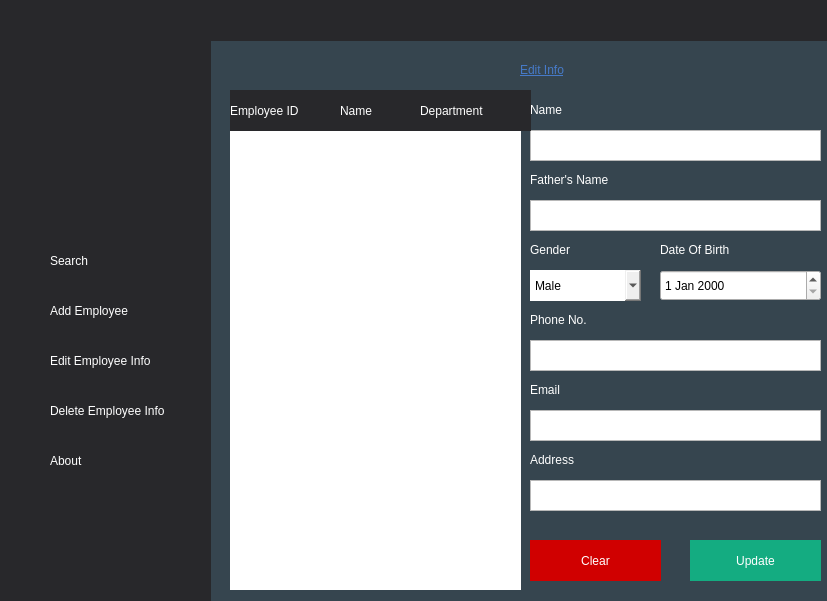
<?xml version="1.0" encoding="UTF-8"?>
<ui version="4.0">
 <class>updateEmp</class>
 <widget class="QDialog" name="updateEmp">
  <property name="geometry">
   <rect>
    <x>0</x>
    <y>0</y>
    <width>827</width>
    <height>601</height>
   </rect>
  </property>
  <property name="windowTitle">
   <string>Dialog</string>
  </property>
  <widget class="QLabel" name="label">
   <property name="geometry">
    <rect>
     <x>-20</x>
     <y>-10</y>
     <width>1051</width>
     <height>611</height>
    </rect>
   </property>
   <property name="styleSheet">
    <string notr="true">background-color: rgb(54, 69, 79);</string>
   </property>
   <property name="text">
    <string/>
   </property>
   <property name="scaledContents">
    <bool>true</bool>
   </property>
  </widget>
  <widget class="QPushButton" name="pushButton">
   <property name="geometry">
    <rect>
     <x>0</x>
     <y>240</y>
     <width>211</width>
     <height>41</height>
    </rect>
   </property>
   <property name="styleSheet">
    <string notr="true">QPushButton {
color:white;
            background-color: rgb(40, 40, 43);
            text-align:left;
           padding-left:50px;
border:none;
        }
        QPushButton:hover {
            color: white;
background-color:rgb(54, 69, 79);
font: 700 9pt &quot;Segoe UI&quot;;
        }</string>
   </property>
   <property name="text">
    <string>Search</string>
   </property>
  </widget>
  <widget class="QLabel" name="label_2">
   <property name="geometry">
    <rect>
     <x>0</x>
     <y>0</y>
     <width>211</width>
     <height>611</height>
    </rect>
   </property>
   <property name="styleSheet">
    <string notr="true">background-color:rgb(40, 40, 43);</string>
   </property>
   <property name="text">
    <string/>
   </property>
  </widget>
  <widget class="QLabel" name="label_3">
   <property name="geometry">
    <rect>
     <x>190</x>
     <y>0</y>
     <width>671</width>
     <height>41</height>
    </rect>
   </property>
   <property name="styleSheet">
    <string notr="true">background-color:rgb(40, 40, 43);</string>
   </property>
   <property name="text">
    <string/>
   </property>
  </widget>
  <widget class="QPushButton" name="pushButton_2">
   <property name="geometry">
    <rect>
     <x>0</x>
     <y>290</y>
     <width>211</width>
     <height>41</height>
    </rect>
   </property>
   <property name="styleSheet">
    <string notr="true">QPushButton {
color:white;
            background-color: rgb(40, 40, 43);
            text-align:left;
           padding-left:50px;
border:none;
        }
        QPushButton:hover {
            color: white;
background-color:rgb(54, 69, 79);
font: 700 9pt &quot;Segoe UI&quot;;
        }</string>
   </property>
   <property name="text">
    <string>Add Employee</string>
   </property>
  </widget>
  <widget class="QPushButton" name="pushButton_3">
   <property name="geometry">
    <rect>
     <x>0</x>
     <y>340</y>
     <width>211</width>
     <height>41</height>
    </rect>
   </property>
   <property name="styleSheet">
    <string notr="true">QPushButton {
color:white;
            background-color: rgb(40, 40, 43);
            text-align:left;
           padding-left:50px;
border:none;
        }
        QPushButton:hover {
            color: white;
background-color:rgb(54, 69, 79);
font: 700 9pt &quot;Segoe UI&quot;;
        }</string>
   </property>
   <property name="text">
    <string>Edit Employee Info</string>
   </property>
  </widget>
  <widget class="QPushButton" name="pushButton_4">
   <property name="geometry">
    <rect>
     <x>0</x>
     <y>390</y>
     <width>211</width>
     <height>41</height>
    </rect>
   </property>
   <property name="styleSheet">
    <string notr="true">QPushButton {
color:white;
            background-color: rgb(40, 40, 43);
            text-align:left;
           padding-left:50px;
border:none;
        }
        QPushButton:hover {
            color: white;
background-color:rgb(54, 69, 79);
font: 700 9pt &quot;Segoe UI&quot;;
        }</string>
   </property>
   <property name="text">
    <string>Delete Employee Info</string>
   </property>
  </widget>
  <widget class="QPushButton" name="pushButton_5">
   <property name="geometry">
    <rect>
     <x>0</x>
     <y>440</y>
     <width>211</width>
     <height>41</height>
    </rect>
   </property>
   <property name="styleSheet">
    <string notr="true">QPushButton {
color:white;
            background-color: rgb(40, 40, 43);
            text-align:left;
           padding-left:50px;
border:none;
        }
        QPushButton:hover {
            color: white;
background-color:rgb(54, 69, 79);
font: 700 9pt &quot;Segoe UI&quot;;
        }</string>
   </property>
   <property name="text">
    <string>About</string>
   </property>
  </widget>
  <widget class="QLabel" name="label_17">
   <property name="geometry">
    <rect>
     <x>20</x>
     <y>250</y>
     <width>21</width>
     <height>21</height>
    </rect>
   </property>
   <property name="text">
    <string/>
   </property>
   <property name="pixmap">
    <pixmap>../../../icons8_Find_User_Male_50px.png</pixmap>
   </property>
   <property name="scaledContents">
    <bool>true</bool>
   </property>
  </widget>
  <widget class="QLabel" name="label_18">
   <property name="geometry">
    <rect>
     <x>20</x>
     <y>300</y>
     <width>21</width>
     <height>21</height>
    </rect>
   </property>
   <property name="text">
    <string/>
   </property>
   <property name="pixmap">
    <pixmap>../../../icons8_Add_User_Male_50px.png</pixmap>
   </property>
   <property name="scaledContents">
    <bool>true</bool>
   </property>
  </widget>
  <widget class="QLabel" name="label_19">
   <property name="geometry">
    <rect>
     <x>20</x>
     <y>350</y>
     <width>21</width>
     <height>21</height>
    </rect>
   </property>
   <property name="text">
    <string/>
   </property>
   <property name="pixmap">
    <pixmap>../../../icons8_Registration_50px.png</pixmap>
   </property>
   <property name="scaledContents">
    <bool>true</bool>
   </property>
  </widget>
  <widget class="QLabel" name="label_20">
   <property name="geometry">
    <rect>
     <x>20</x>
     <y>400</y>
     <width>21</width>
     <height>21</height>
    </rect>
   </property>
   <property name="text">
    <string/>
   </property>
   <property name="pixmap">
    <pixmap>../../../icons8_Remove_User_Male_50px.png</pixmap>
   </property>
   <property name="scaledContents">
    <bool>true</bool>
   </property>
  </widget>
  <widget class="QLabel" name="label_21">
   <property name="geometry">
    <rect>
     <x>20</x>
     <y>450</y>
     <width>21</width>
     <height>21</height>
    </rect>
   </property>
   <property name="text">
    <string/>
   </property>
   <property name="pixmap">
    <pixmap>../../../icons8_Hand_50px.png</pixmap>
   </property>
   <property name="scaledContents">
    <bool>true</bool>
   </property>
  </widget>
  <widget class="QLabel" name="label_4">
   <property name="geometry">
    <rect>
     <x>230</x>
     <y>109</y>
     <width>291</width>
     <height>481</height>
    </rect>
   </property>
   <property name="styleSheet">
    <string notr="true">background-color: rgb(255, 255, 255);</string>
   </property>
   <property name="text">
    <string/>
   </property>
  </widget>
  <widget class="QLabel" name="label_11">
   <property name="geometry">
    <rect>
     <x>520</x>
     <y>60</y>
     <width>141</width>
     <height>20</height>
    </rect>
   </property>
   <property name="styleSheet">
    <string notr="true">QLabel {
	color: rgb(70, 122, 200);
            text-align:left;
	
	font: 700 italic 9pt &quot;Segoe UI&quot;;
	text-decoration: underline;
border:none;
        }</string>
   </property>
   <property name="text">
    <string>Edit Info</string>
   </property>
  </widget>
  <widget class="QTextEdit" name="textEdit">
   <property name="geometry">
    <rect>
     <x>530</x>
     <y>130</y>
     <width>291</width>
     <height>31</height>
    </rect>
   </property>
  </widget>
  <widget class="QLabel" name="label_5">
   <property name="geometry">
    <rect>
     <x>530</x>
     <y>100</y>
     <width>63</width>
     <height>20</height>
    </rect>
   </property>
   <property name="styleSheet">
    <string notr="true">QLabel {
color:white;
            text-align:left;
	font: 700 9pt &quot;Segoe UI&quot;;
border:none;
        }</string>
   </property>
   <property name="text">
    <string>Name</string>
   </property>
  </widget>
  <widget class="QLabel" name="label_7">
   <property name="geometry">
    <rect>
     <x>530</x>
     <y>170</y>
     <width>111</width>
     <height>20</height>
    </rect>
   </property>
   <property name="styleSheet">
    <string notr="true">QLabel {
color:white;
            text-align:left;
	font: 700 9pt &quot;Segoe UI&quot;;
border:none;
        }</string>
   </property>
   <property name="text">
    <string>Father's Name</string>
   </property>
  </widget>
  <widget class="QTextEdit" name="textEdit_2">
   <property name="geometry">
    <rect>
     <x>530</x>
     <y>200</y>
     <width>291</width>
     <height>31</height>
    </rect>
   </property>
  </widget>
  <widget class="QLabel" name="label_6">
   <property name="geometry">
    <rect>
     <x>530</x>
     <y>240</y>
     <width>63</width>
     <height>20</height>
    </rect>
   </property>
   <property name="styleSheet">
    <string notr="true">QLabel {
color:white;
            text-align:left;
	font: 700 9pt &quot;Segoe UI&quot;;
border:none;
        }</string>
   </property>
   <property name="text">
    <string>Gender</string>
   </property>
  </widget>
  <widget class="QComboBox" name="comboBox_4">
   <property name="geometry">
    <rect>
     <x>530</x>
     <y>270</y>
     <width>111</width>
     <height>31</height>
    </rect>
   </property>
   <property name="styleSheet">
    <string notr="true">QComboBox {
            text-align:left;
border:none;
	font: 9pt &quot;Segoe UI Emoji&quot;;
        }</string>
   </property>
   <item>
    <property name="text">
     <string>Male</string>
    </property>
   </item>
   <item>
    <property name="text">
     <string>Female</string>
    </property>
   </item>
   <item>
    <property name="text">
     <string>Other</string>
    </property>
   </item>
  </widget>
  <widget class="QLabel" name="label_8">
   <property name="geometry">
    <rect>
     <x>660</x>
     <y>240</y>
     <width>101</width>
     <height>20</height>
    </rect>
   </property>
   <property name="styleSheet">
    <string notr="true">QLabel {
color:white;
            text-align:left;
	font: 700 9pt &quot;Segoe UI&quot;;
border:none;
        }</string>
   </property>
   <property name="text">
    <string>Date Of Birth</string>
   </property>
  </widget>
  <widget class="QDateEdit" name="dateEdit_2">
   <property name="geometry">
    <rect>
     <x>660</x>
     <y>270</y>
     <width>161</width>
     <height>31</height>
    </rect>
   </property>
   <property name="styleSheet">
    <string notr="true">QdateEdit {
            text-align:left;
border:none;
	font: 9pt &quot;Segoe UI Emoji&quot;;
        }</string>
   </property>
  </widget>
  <widget class="QLabel" name="label_9">
   <property name="geometry">
    <rect>
     <x>530</x>
     <y>310</y>
     <width>81</width>
     <height>20</height>
    </rect>
   </property>
   <property name="styleSheet">
    <string notr="true">QLabel {
color:white;
            text-align:left;
	font: 700 9pt &quot;Segoe UI&quot;;
border:none;
        }</string>
   </property>
   <property name="text">
    <string>Phone No.</string>
   </property>
  </widget>
  <widget class="QTextEdit" name="textEdit_3">
   <property name="geometry">
    <rect>
     <x>530</x>
     <y>340</y>
     <width>291</width>
     <height>31</height>
    </rect>
   </property>
  </widget>
  <widget class="QLabel" name="label_10">
   <property name="geometry">
    <rect>
     <x>530</x>
     <y>380</y>
     <width>63</width>
     <height>20</height>
    </rect>
   </property>
   <property name="styleSheet">
    <string notr="true">QLabel {
color:white;
            text-align:left;
	font: 700 9pt &quot;Segoe UI&quot;;
border:none;
        }</string>
   </property>
   <property name="text">
    <string>Email</string>
   </property>
  </widget>
  <widget class="QLabel" name="label_12">
   <property name="geometry">
    <rect>
     <x>530</x>
     <y>450</y>
     <width>63</width>
     <height>20</height>
    </rect>
   </property>
   <property name="styleSheet">
    <string notr="true">QLabel {
color:white;
            text-align:left;
	font: 700 9pt &quot;Segoe UI&quot;;
border:none;
        }</string>
   </property>
   <property name="text">
    <string>Address</string>
   </property>
  </widget>
  <widget class="QTextEdit" name="textEdit_4">
   <property name="geometry">
    <rect>
     <x>530</x>
     <y>410</y>
     <width>291</width>
     <height>31</height>
    </rect>
   </property>
  </widget>
  <widget class="QTextEdit" name="textEdit_5">
   <property name="geometry">
    <rect>
     <x>530</x>
     <y>480</y>
     <width>291</width>
     <height>31</height>
    </rect>
   </property>
  </widget>
  <widget class="QPushButton" name="pushButton_6">
   <property name="geometry">
    <rect>
     <x>530</x>
     <y>540</y>
     <width>131</width>
     <height>41</height>
    </rect>
   </property>
   <property name="styleSheet">
    <string notr="true">QPushButton {
color:white;
            
	
	background-color: rgb(208, 0, 0);
            text-align:centre;
	font: 700 9pt &quot;Segoe UI&quot;;
border:none;
        }
        QPushButton:hover {
            color: white;
	
	background-color: rgb(168, 0, 0);
font: 700 10pt &quot;Segoe UI&quot;;
        }</string>
   </property>
   <property name="text">
    <string>Clear</string>
   </property>
  </widget>
  <widget class="QPushButton" name="pushButton_7">
   <property name="geometry">
    <rect>
     <x>690</x>
     <y>540</y>
     <width>131</width>
     <height>41</height>
    </rect>
   </property>
   <property name="styleSheet">
    <string notr="true">QPushButton {
color:white;
	background-color: rgb(20, 172, 129);
            text-align:lcentre;
        
	font: 700 9pt &quot;Segoe UI&quot;;
border:none;
        }
        QPushButton:hover {
            color: white;
	background-color: rgb(0, 140, 103);
font: 700 10pt &quot;Segoe UI&quot;;
        }</string>
   </property>
   <property name="text">
    <string>Update</string>
   </property>
  </widget>
  <widget class="QLabel" name="label_13">
   <property name="geometry">
    <rect>
     <x>230</x>
     <y>90</y>
     <width>111</width>
     <height>41</height>
    </rect>
   </property>
   <property name="styleSheet">
    <string notr="true">
QLabel {
color:white;
background-color:rgb(40, 40, 43);
            text-align:left;
	font: 700 9pt &quot;Segoe UI&quot;;
border:none;
        }</string>
   </property>
   <property name="text">
    <string>Employee ID</string>
   </property>
  </widget>
  <widget class="QLabel" name="label_14">
   <property name="geometry">
    <rect>
     <x>340</x>
     <y>90</y>
     <width>91</width>
     <height>41</height>
    </rect>
   </property>
   <property name="styleSheet">
    <string notr="true">
QLabel {
color:white;
background-color:rgb(40, 40, 43);
            text-align:left;
	font: 700 9pt &quot;Segoe UI&quot;;
border:none;
        }</string>
   </property>
   <property name="text">
    <string>Name</string>
   </property>
  </widget>
  <widget class="QLabel" name="label_15">
   <property name="geometry">
    <rect>
     <x>420</x>
     <y>90</y>
     <width>111</width>
     <height>41</height>
    </rect>
   </property>
   <property name="styleSheet">
    <string notr="true">
QLabel {
color:white;
background-color:rgb(40, 40, 43);
            text-align:left;
	font: 700 9pt &quot;Segoe UI&quot;;
border:none;
        }</string>
   </property>
   <property name="text">
    <string>Department</string>
   </property>
  </widget>
  <zorder>label</zorder>
  <zorder>label_2</zorder>
  <zorder>pushButton</zorder>
  <zorder>label_3</zorder>
  <zorder>pushButton_2</zorder>
  <zorder>pushButton_3</zorder>
  <zorder>pushButton_4</zorder>
  <zorder>pushButton_5</zorder>
  <zorder>label_17</zorder>
  <zorder>label_18</zorder>
  <zorder>label_19</zorder>
  <zorder>label_20</zorder>
  <zorder>label_21</zorder>
  <zorder>label_4</zorder>
  <zorder>label_11</zorder>
  <zorder>textEdit</zorder>
  <zorder>label_5</zorder>
  <zorder>label_7</zorder>
  <zorder>textEdit_2</zorder>
  <zorder>label_6</zorder>
  <zorder>comboBox_4</zorder>
  <zorder>label_8</zorder>
  <zorder>dateEdit_2</zorder>
  <zorder>label_9</zorder>
  <zorder>textEdit_3</zorder>
  <zorder>label_10</zorder>
  <zorder>label_12</zorder>
  <zorder>textEdit_4</zorder>
  <zorder>textEdit_5</zorder>
  <zorder>pushButton_6</zorder>
  <zorder>pushButton_7</zorder>
  <zorder>label_13</zorder>
  <zorder>label_14</zorder>
  <zorder>label_15</zorder>
 </widget>
 <resources/>
 <connections/>
</ui>
